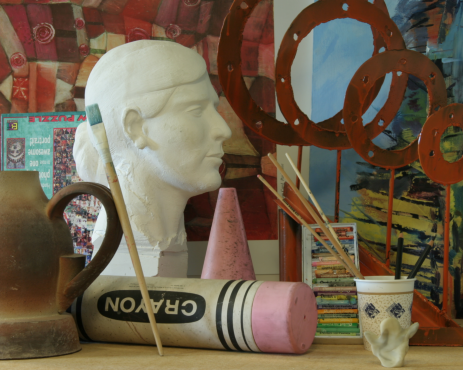
#> input picture PA2/view1.png, 463 x 370 px
$ python PA2_ViewSynthesis.py   (Python 2 division)
#> lines starting #> are read from the running program, lines starting #| are printed output that depends on the picture; after the words box and inside, x2 and y2 are one past the last pixel; in counts of white or black regions, pixels touching at a corner belong together
import cv2
import numpy as np

left_img = cv2.imread('view1.png')#read it as a grayscale image
#> left_img is the input picture: shape (370, 463, 3); mean B, G, R 74.9, 94.7, 109.7
right_img = cv2.imread('view5.png')
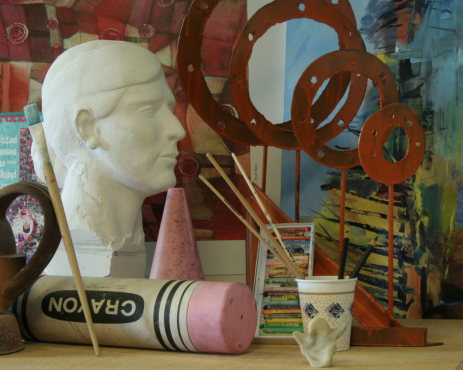
#> input picture PA2/view5.png, 463 x 370 px
#> right_img is the input picture: shape (370, 463, 3); mean B, G, R 73.3, 92.6, 106.1

groundTruth1 = cv2.imread('disp1.png',0)
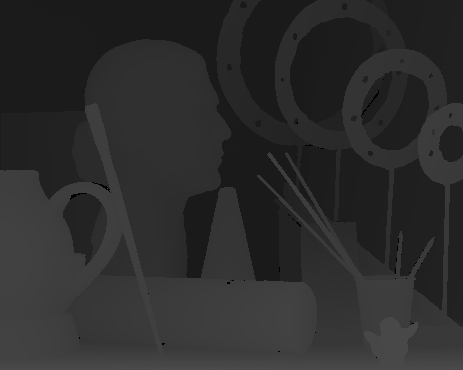
#> input picture PA2/disp1.png, 463 x 370 px
#> groundTruth1 is the input picture: shape (370, 463); min 0, max 75, mean 44.3
groundTruth2 = cv2.imread('disp5.png',0)
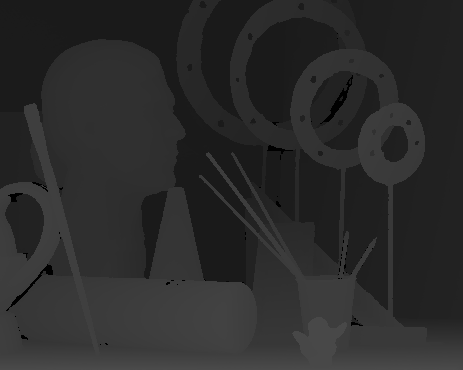
#> input picture PA2/disp5.png, 463 x 370 px
#> groundTruth2 is the input picture: shape (370, 463); min 0, max 75, mean 42.9
groundTruth3 = cv2.imread('view3.png',0)

view3 = np.zeros((left_img.shape))
for i in range(0,left_img.shape[0]):
    for j in range(0,left_img.shape[1]):
        val = groundTruth1[i][j]
        finval = val/2
        minj = j-finval;
        if(minj<0):
            continue;
        view3[i][minj] = left_img[i][j]
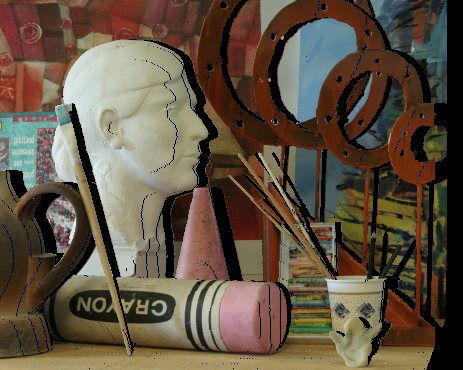
#> view3: shape (370, 463, 3) float64; mean B, G, R 64.5, 81.7, 95.2

cv2.imshow("Left Synthesis",view3 / view3.max())

rtview = np.zeros((right_img.shape))

for i in range(0,right_img.shape[0]):
    for j in range(0,right_img.shape[1]):
        val = groundTruth2[i][j]
        finval = val/2
        minj = j+finval;
        if(minj>right_img.shape[1]-1):
            continue;

        if(view3[i][minj].all() == 0):
            rtview[i][minj] = right_img[i][j]
            view3[i][minj] = right_img[i][j]
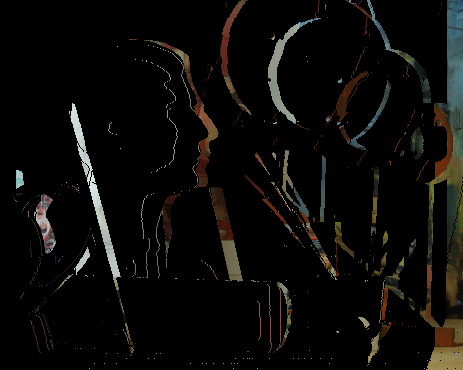
#> rtview: shape (370, 463, 3) float64; mean B, G, R 8.5, 10.6, 11.5
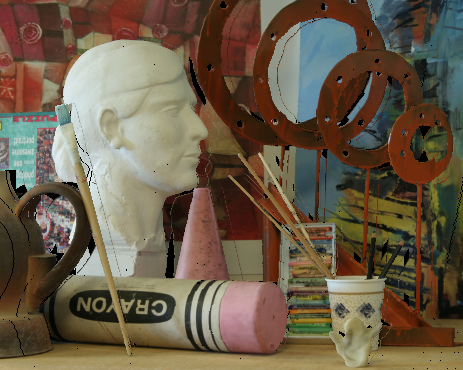
#> view3: shape (370, 463, 3) float64; 12.63% of pixels changed, all inside (x1, y1, x2, y2) = (12, 0, 463, 370)

cv2.imshow("Right Synthesis",rtview / rtview.max())

cv2.imshow("VS1",view3 / view3.max())
